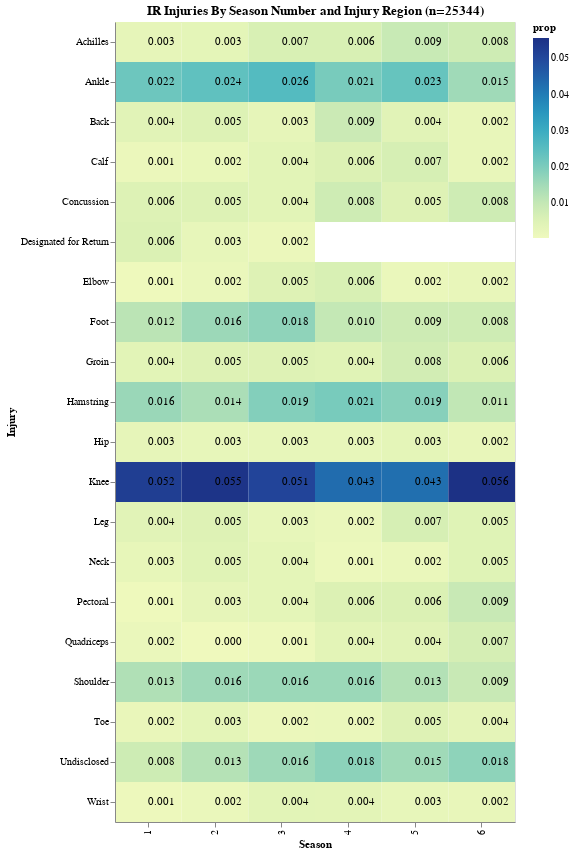

The cell this chart's notebook holds for it:
### Markdown cell above
Let's take a look at how the various IR-related injuries are distributed across the first 6 seasons of a player's career. We'll construct it as a proportion of IR injuries to total number of players whose career lasted at least to that season.  We'll create a heatmap where the injury types are specified along the y-axis, the season numbers are listed along the x-axis and we'll mark the proportion of players that spent time on the IR with the particular injury with text & color intensity.

### Code cell
import altair as alt


htmp = (df_long.groupby(['variable','value'])
        .count()
        .reset_index())

# filter the heatmap data to exclude healthy counts and only the first 6 seasons
htmp = htmp.query("""variable <= 6 and value !='Healthy'""")

tops = (htmp.groupby('value')['position']
        .sum()
        .sort_values(ascending=False)[:20])

htmp = htmp[htmp['value'].isin(tops.index)] #filter on the top 20 conditions 

tots = (df_long.groupby(['variable'])
        .count()
        .reset_index())
tots[['variable','value']]
tots = tots.set_index('variable')['value'] #create a mappable series

htmp['prop'] = htmp['player'] / htmp['variable'].map(tots) # calculate proportion

char = alt.Chart(htmp).mark_rect().encode(
 x=alt.X('variable:O', title='Season'),
    y = alt.Y('value:N', title='Injury'),
    color = alt.Color('prop:Q')
)

text = char.mark_text(
    align='left',
    baseline='middle',
    fill = 'black',

    
).encode(
    text=alt.Text('prop:Q',format=",.3f")
)



fullchart = char + text

fullchart.properties(width=400,
                     height=800,
                     title=f"IR Injuries By Season Number and Injury Region (n={len(df_long)})")

### Figure 1 — Vega-Lite specification as saved in the notebook (floating-point values rounded to 4 significant figures)
{"config": {"view": {"continuousWidth": 300, "continuousHeight": 300}}, "layer": [{"mark": {"type": "rect"}, "encoding": {"color": {"field": "prop", "type": "quantitative"}, "x": {"field": "variable", "title": "Season", "type": "ordinal"}, "y": {"field": "value", "title": "Injury", "type": "nominal"}}}, {"mark": {"type": "text", "align": "left", "baseline": "middle", "fill": "black"}, "encoding": {"color": {"field": "prop", "type": "quantitative"}, "text": {"field": "prop", "format": ",.3f", "type": "quantitative"}, "x": {"field": "variable", "title": "Season", "type": "ordinal"}, "y": {"field": "value", "title": "Injury", "type": "nominal"}}}], "data": {"name": "data-a8d2a42a26fbddebea07d28474cc9df3"}, "height": 800, "title": "IR Injuries By Season Number and Injury Region (n=25344)", "width": 400, "$schema": "https://vega.github.io/schema/vega-lite/v5.8.0.json", "datasets": {"data-a8d2a42a26fbddebea07d28474cc9df3": [{"variable": 1, "value": "Achilles", "player": 8, "position": 8, "prop": 0.002934}, {"variable": 1, "value": "Ankle", "player": 60, "position": 60, "prop": 0.022}, {"variable": 1, "value": "Back", "player": 12, "position": 12, "prop": 0.0044}, {"variable": 1, "value": "Calf", "player": 4, "position": 4, "prop": 0.001467}, {"variable": 1, "value": "Concussion", "player": 15, "position": 15, "prop": 0.005501}, {"variable": 1, "value": "Designated for Return", "player": 16, "position": 16, "prop": 0.005867}, {"variable": 1, "value": "Elbow", "player": 2, "position": 2, "prop": 0.0007334}, {"variable": 1, "value": "Foot", "player": 32, "position": 32, "prop": 0.01173}, {"variable": 1, "value": "Groin", "player": 11, "position": 11, "prop": 0.004034}, {"variable": 1, "value": "Hamstring", "player": 44, "position": 44, "prop": 0.01613}, {"variable": 1, "value": "Hip", "player": 8, "position": 8, "prop": 0.002934}, {"variable": 1, "value": "Knee", "player": 143, "position": 143, "prop": 0.05244}, {"variable": 1, "value": "Leg", "player": 12, "position": 12, "prop": 0.0044}, {"variable": 1, "value": "Neck", "player": 7, "position": 7, "prop": 0.002567}, {"variable": 1, "value": "Pectoral", "player": 2, "position": 2, "prop": 0.0007334}, {"variable": 1, "value": "Quadriceps", "player": 5, "position": 5, "prop": 0.001834}, {"variable": 1, "value": "Shoulder", "player": 36, "position": 36, "prop": 0.0132}, {"variable": 1, "value": "Toe", "player": 6, "position": 6, "prop": 0.0022}, {"variable": 1, "value": "Undisclosed", "player": 23, "position": 23, "prop": 0.008434}, {"variable": 1, "value": "Wrist", "player": 3, "position": 3, "prop": 0.0011}, {"variable": 2, "value": "Achilles", "player": 8, "position": 8, "prop": 0.003351}, {"variable": 2, "value": "Ankle", "player": 57, "position": 57, "prop": 0.02388}, {"variable": 2, "value": "Back", "player": 13, "position": 13, "prop": 0.005446}, {"variable": 2, "value": "Calf", "player": 5, "position": 5, "prop": 0.002095}, {"variable": 2, "value": "Concussion", "player": 13, "position": 13, "prop": 0.005446}, {"variable": 2, "value": "Designated for Return", "player": 6, "position": 6, "prop": 0.002514}, {"variable": 2, "value": "Elbow", "player": 4, "position": 4, "prop": 0.001676}, {"variable": 2, "value": "Foot", "player": 38, "position": 38, "prop": 0.01592}, {"variable": 2, "value": "Groin", "player": 12, "position": 12, "prop": 0.005027}, {"variable": 2, "value": "Hamstring", "player": 33, "position": 33, "prop": 0.01382}, {"variable": 2, "value": "Hip", "player": 6, "position": 6, "prop": 0.002514}, {"variable": 2, "value": "Knee", "player": 131, "position": 131, "prop": 0.05488}, {"variable": 2, "value": "Leg", "player": 12, "position": 12, "prop": 0.005027}, {"variable": 2, "value": "Neck", "player": 11, "position": 11, "prop": 0.004608}, {"variable": 2, "value": "Pectoral", "player": 7, "position": 7, "prop": 0.002933}, {"variable": 2, "value": "Quadriceps", "player": 1, "position": 1, "prop": 0.0004189}, {"variable": 2, "value": "Shoulder", "player": 37, "position": 37, "prop": 0.0155}, {"variable": 2, "value": "Toe", "player": 8, "position": 8, "prop": 0.003351}, {"variable": 2, "value": "Undisclosed", "player": 30, "position": 30, "prop": 0.01257}, {"variable": 2, "value": "Wrist", "player": 4, "position": 4, "prop": 0.001676}, {"variable": 3, "value": "Achilles", "player": 13, "position": 13, "prop": 0.006539}, {"variable": 3, "value": "Ankle", "player": 51, "position": 51, "prop": 0.02565}, {"variable": 3, "value": "Back", "player": 6, "position": 6, "prop": 0.003018}, {"variable": 3, "value": "Calf", "player": 8, "position": 8, "prop": 0.004024}, {"variable": 3, "value": "Concussion", "player": 8, "position": 8, "prop": 0.004024}, {"variable": 3, "value": "Designated for Return", "player": 3, "position": 3, "prop": 0.001509}, {"variable": 3, "value": "Elbow", "player": 10, "position": 10, "prop": 0.00503}, {"variable": 3, "value": "Foot", "player": 35, "position": 35, "prop": 0.01761}, {"variable": 3, "value": "Groin", "player": 10, "position": 10, "prop": 0.00503}, {"variable": 3, "value": "Hamstring", "player": 38, "position": 38, "prop": 0.01911}, {"variable": 3, "value": "Hip", "player": 5, "position": 5, "prop": 0.002515}, {"variable": 3, "value": "Knee", "player": 101, "position": 101, "prop": 0.0508}, {"variable": 3, "value": "Leg", "player": 5, "position": 5, "prop": 0.002515}, {"variable": 3, "value": "Neck", "player": 7, "position": 7, "prop": 0.003521}, {"variable": 3, "value": "Pectoral", "player": 7, "position": 7, "prop": 0.003521}, {"variable": 3, "value": "Quadriceps", "player": 2, "position": 2, "prop": 0.001006}, {"variable": 3, "value": "Shoulder", "player": 32, "position": 32, "prop": 0.0161}, {"variable": 3, "value": "Toe", "player": 3, "position": 3, "prop": 0.001509}, {"variable": 3, "value": "Undisclosed", "player": 31, "position": 31, "prop": 0.01559}, {"variable": 3, "value": "Wrist", "player": 8, "position": 8, "prop": 0.004024}, {"variable": 4, "value": "Achilles", "player": 10, "position": 10, "prop": 0.00641}, {"variable": 4, "value": "Ankle", "player": 32, "position": 32, "prop": 0.02051}, {"variable": 4, "value": "Back", "player": 14, "position": 14, "prop": 0.008974}, {"variable": 4, "value": "Calf", "player": 9, "position": 9, "prop": 0.005769}, {"variable": 4, "value": "Concussion", "player": 13, "position": 13, "prop": 0.008333}, {"variable": 4, "value": "Elbow", "player": 10, "position": 10, "prop": 0.00641}, {"variable": 4, "value": "Foot", "player": 16, "position": 16, "prop": 0.01026}, {"variable": 4, "value": "Groin", "player": 7, "position": 7, "prop": 0.004487}, {"variable": 4, "value": "Hamstring", "player": 32, "position": 32, "prop": 0.02051}, {"variable": 4, "value": "Hip", "player": 4, "position": 4, "prop": 0.002564}, {"variable": 4, "value": "Knee", "player": 67, "position": 67, "prop": 0.04295}, {"variable": 4, "value": "Leg", "player": 3, "position": 3, "prop": 0.001923}, {"variable": 4, "value": "Neck", "player": 2, "position": 2, "prop": 0.001282}, {"variable": 4, "value": "Pectoral", "player": 9, "position": 9, "prop": 0.005769}, {"variable": 4, "value": "Quadriceps", "player": 6, "position": 6, "prop": 0.003846}, {"variable": 4, "value": "Shoulder", "player": 25, "position": 25, "prop": 0.01603}, {"variable": 4, "value": "Toe", "player": 3, "position": 3, "prop": 0.001923}, {"variable": 4, "value": "Undisclosed", "player": 28, "position": 28, "prop": 0.01795}, {"variable": 4, "value": "Wrist", "player": 6, "position": 6, "prop": 0.003846}, {"variable": 5, "value": "Achilles", "player": 11, "position": 11, "prop": 0.009354}, {"variable": 5, "value": "Ankle", "player": 27, "position": 27, "prop": 0.02296}, {"variable": 5, "value": "Back", "player": 5, "position": 5, "prop": 0.004252}, {"variable": 5, "value": "Calf", "player": 8, "position": 8, "prop": 0.006803}, {"variable": 5, "value": "Concussion", "player": 6, "position": 6, "prop": 0.005102}, {"variable": 5, "value": "Elbow", "player": 2, "position": 2, "prop": 0.001701}, {"variable": 5, "value": "Foot", "player": 10, "position": 10, "prop": 0.008503}, {"variable": 5, "value": "Groin", "player": 9, "position": 9, "prop": 0.007653}, {"variable": 5, "value": "Hamstring", "player": 22, "position": 22, "prop": 0.01871}, {"variable": 5, "value": "Hip", "player": 4, "position": 4, "prop": 0.003401}, {"variable": 5, "value": "Knee", "player": 50, "position": 50, "prop": 0.04252}, {"variable": 5, "value": "Leg", "player": 8, "position": 8, "prop": 0.006803}, {"variable": 5, "value": "Neck", "player": 2, "position": 2, "prop": 0.001701}, {"variable": 5, "value": "Pectoral", "player": 7, "position": 7, "prop": 0.005952}, {"variable": 5, "value": "Quadriceps", "player": 5, "position": 5, "prop": 0.004252}, {"variable": 5, "value": "Shoulder", "player": 15, "position": 15, "prop": 0.01276}, {"variable": 5, "value": "Toe", "player": 6, "position": 6, "prop": 0.005102}, {"variable": 5, "value": "Undisclosed", "player": 18, "position": 18, "prop": 0.01531}, {"variable": 5, "value": "Wrist", "player": 3, "position": 3, "prop": 0.002551}, {"variable": 6, "value": "Achilles", "player": 7, "position": 7, "prop": 0.008284}, {"variable": 6, "value": "Ankle", "player": 13, "position": 13, "prop": 0.01538}, {"variable": 6, "value": "Back", "player": 2, "position": 2, "prop": 0.002367}, {"variable": 6, "value": "Calf", "player": 2, "position": 2, "prop": 0.002367}, {"variable": 6, "value": "Concussion", "player": 7, "position": 7, "prop": 0.008284}, {"variable": 6, "value": "Elbow", "player": 2, "position": 2, "prop": 0.002367}, {"variable": 6, "value": "Foot", "player": 7, "position": 7, "prop": 0.008284}, {"variable": 6, "value": "Groin", "player": 5, "position": 5, "prop": 0.005917}, {"variable": 6, "value": "Hamstring", "player": 9, "position": 9, "prop": 0.01065}, {"variable": 6, "value": "Hip", "player": 2, "position": 2, "prop": 0.002367}, {"variable": 6, "value": "Knee", "player": 47, "position": 47, "prop": 0.05562}, {"variable": 6, "value": "Leg", "player": 4, "position": 4, "prop": 0.004734}, {"variable": 6, "value": "Neck", "player": 4, "position": 4, "prop": 0.004734}, {"variable": 6, "value": "Pectoral", "player": 8, "position": 8, "prop": 0.009467}, {"variable": 6, "value": "Quadriceps", "player": 6, "position": 6, "prop": 0.007101}, {"variable": 6, "value": "Shoulder", "player": 8, "position": 8, "prop": 0.009467}, {"variable": 6, "value": "Toe", "player": 3, "position": 3, "prop": 0.00355}, {"variable": 6, "value": "Undisclosed", "player": 15, "position": 15, "prop": 0.01775}, {"variable": 6, "value": "Wrist", "player": 2, "position": 2, "prop": 0.002367}]}}
